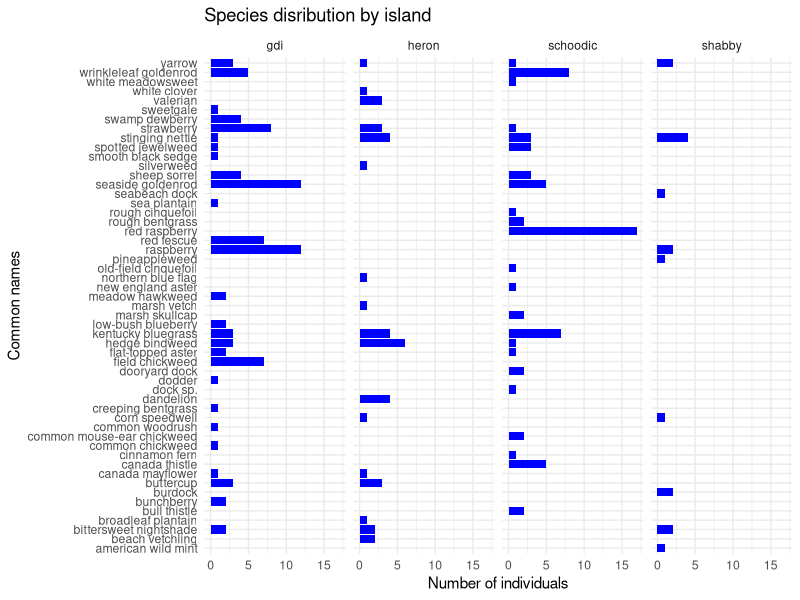
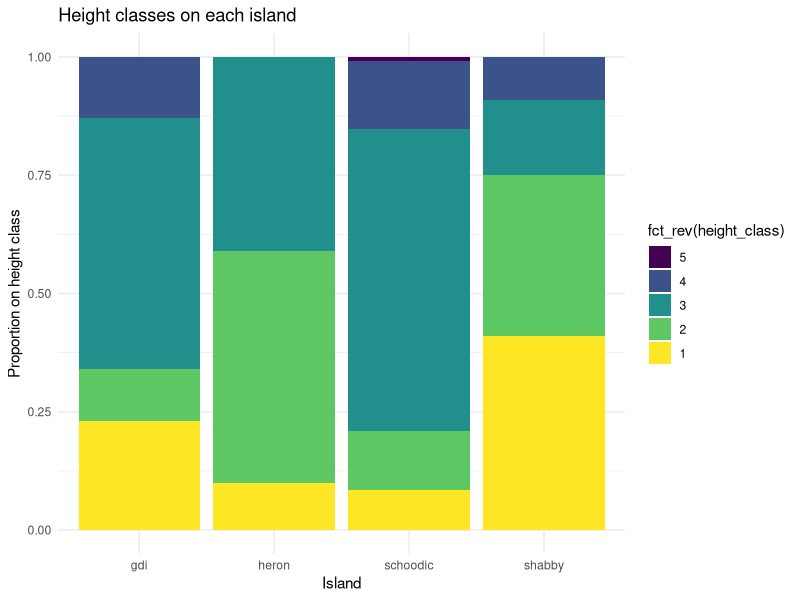

Generate these figures, in order, with R:
## ---- chunk 1
library(tidyverse)
library(broom)
## ---- chunk 2
island_veg <- read_csv("../data/island_veg.csv")
## ---- chunk 3
island_veg <- island_veg %>%
  mutate(location = case_when(
    location == "Schoodic" ~ "schoodic",
    location == "GDI" ~ "gdi",
    TRUE ~ location
  ))
## ---- chunk 4
island_veg %>%
  filter(common != "unknown") %>%
  ggplot(mapping = aes(y = common)
    ) +
  geom_bar(fill = "blue") +
  facet_wrap(~location, nrow = 1) +
  theme_minimal() +
  labs(title = "Species disribution by island",
       x = "Number of individuals",
       y = "Common names")
## ---- chunk 5
island_veg %>%
  mutate(height_class = case_when(TRUE ~ as.factor(height))) %>%
  ggplot(mapping = aes(x = location, fill = fct_rev(height_class))) +
  geom_bar(position = "fill") +
  scale_fill_viridis_d() +
  labs(title = "Height classes on each island",
       x = "Island",
       y = "Proportion on height class") +
  theme_minimal()
